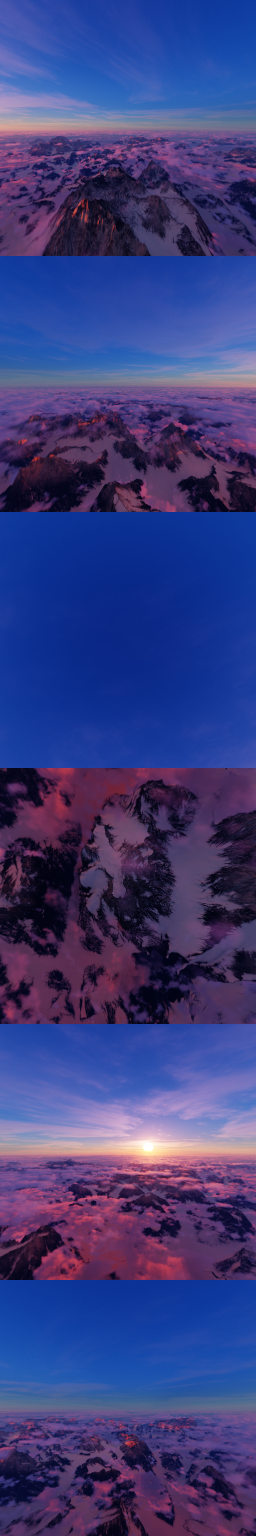
#> input picture assets/environment_maps/skybox.png, 512 x 3072 px (shown at 1/2 size)
$ python equirect_to_cubemap.py ../assets/environment_maps/skybox.png out.png 100
#> lines starting #> are read from the running program, lines starting #| are printed output that depends on the picture
#> in main, equirect is the input picture: shape (3072, 512, 3); mean B, G, R 124.6, 61.4, 59.3
#|   Equirectangular shape: (3072, 512, 3), range: [1.000, 255.000]
"""Convert an equirectangular HDR image to a vertical-strip cubemap PNG.

Output: W×6W image with faces stacked top-to-bottom in order:
  +X, -X, +Y, -Y, +Z, -Z  (standard cubemap face order for wgpu/Bevy).

Usage:
  uv run python tools/equirect_to_cubemap.py INPUT.hdr OUTPUT.png [FACE_SIZE]
"""

import sys
import numpy as np
from pathlib import Path

import cv2


def equirect_to_cubemap(equirect: np.ndarray, face_size: int) -> np.ndarray:
    """Convert equirectangular image to 6-face vertical strip."""
#> called with face_size = 100
    h, w, c = equirect.shape
#> h = 3072; w = 512; c = 3

    # Generate UV grid for one face [0, face_size) -> [-1, 1]
    u = np.linspace(-1, 1, face_size, dtype=np.float32)
    v = np.linspace(-1, 1, face_size, dtype=np.float32)
    uu, vv = np.meshgrid(u, v)

    faces = []
    # Face definitions: each gives (x, y, z) from (uu, vv)
    # +X, -X, +Y, -Y, +Z, -Z
    face_transforms = [
        lambda u, v: ( np.ones_like(u), -v, -u),  # +X (right)
        lambda u, v: (-np.ones_like(u), -v,  u),  # -X (left)
        lambda u, v: ( u,  np.ones_like(u),  v),  # +Y (top)
        lambda u, v: ( u, -np.ones_like(u), -v),  # -Y (bottom)
        lambda u, v: ( u, -v,  np.ones_like(u)),   # +Z (front)
        lambda u, v: (-u, -v, -np.ones_like(u)),   # -Z (back)
    ]

    for transform in face_transforms:
        x, y, z = transform(uu, vv)
        # Spherical coordinates
        r = np.sqrt(x**2 + y**2 + z**2)
        theta = np.arccos(np.clip(y / r, -1, 1))  # polar angle from +Y
        phi = np.arctan2(x, z)                     # azimuth

        # Map to equirectangular UV
        eq_u = (phi / (2 * np.pi) + 0.5) * (w - 1)
        eq_v = (theta / np.pi) * (h - 1)

        # Bilinear sample
        eq_u = np.clip(eq_u, 0, w - 1)
        eq_v = np.clip(eq_v, 0, h - 1)

        u0 = np.floor(eq_u).astype(np.int32)
        v0 = np.floor(eq_v).astype(np.int32)
        u1 = np.minimum(u0 + 1, w - 1)
        v1 = np.minimum(v0 + 1, h - 1)

        fu = (eq_u - u0).astype(np.float32)
        fv = (eq_v - v0).astype(np.float32)

        fu = fu[:, :, np.newaxis]
        fv = fv[:, :, np.newaxis]

        face = (
            equirect[v0, u0] * (1 - fu) * (1 - fv) +
            equirect[v0, u1] * fu * (1 - fv) +
            equirect[v1, u0] * (1 - fu) * fv +
            equirect[v1, u1] * fu * fv
        )
        faces.append(face)
#> this loop made 6 passes
#> pass 1, in equirect_to_cubemap, `face = ( equirect[v0, u0] * (1 - fu) * (1 - fv) + equirect[v0, u1] * f..`:
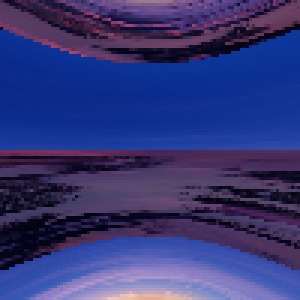
#> face: shape (100, 100, 3) float32 (shown 3 times larger); mean R, G, B 52.8, 55.6, 119.6
#> after the loop:
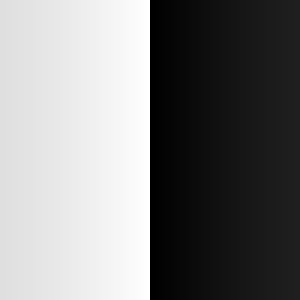
#> eq_u: shape (100, 100) float32 (shown 3 times larger); min 0.821, max 510.2, mean 255.5; drawn with min black and max white
#> after the loop:
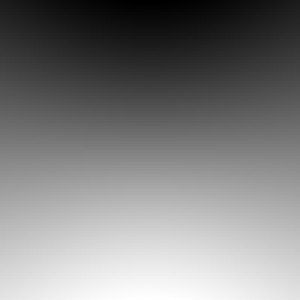
#> eq_v: shape (100, 100) float32 (shown 3 times larger); min 767.8, max 2303.2, mean 1535.5; drawn with min black and max white
#> after the loop:
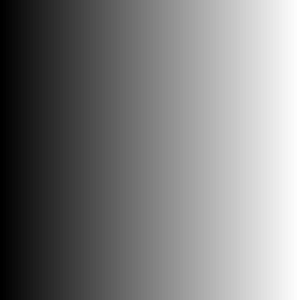
#> uu: shape (100, 100) float32 (shown 3 times larger); min -1, max 1, mean -2.1e-09; drawn with min black and max white
#> after the loop:
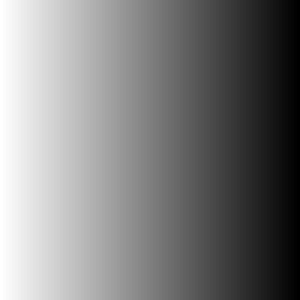
#> x: shape (100, 100) float32 (shown 3 times larger); min -1, max 1, mean 2.1e-09; drawn with min black and max white
#> after the loop, faces = 6 items

    return np.concatenate(faces, axis=0)  # Stack vertically: 6*face_size x face_size
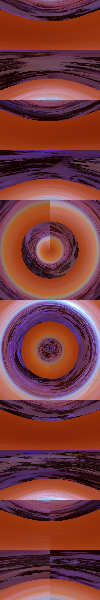
#> returned value: shape (600, 100, 3) float32; mean of channels 0, 1, 2 62.6, 61.8, 123.2; drawn with min black and max white
#|   Cubemap strip shape: (600, 100, 3)


def tonemap_aces(hdr: np.ndarray) -> np.ndarray:
    """Simple ACES filmic tonemap for HDR -> LDR conversion."""
    a = 2.51
    b = 0.03
    c = 2.43
    d = 0.59
    e = 0.14
    x = hdr
#> x: shape (600, 100, 3) float32
    mapped = (x * (a * x + b)) / (x * (c * x + d) + e)
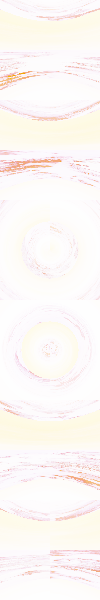
#> mapped: shape (600, 100, 3) float32; mean of channels 0, 1, 2 1.03, 1.03, 1.03; drawn with min black and max white
    return np.clip(mapped, 0, 1)


def main():
    if len(sys.argv) < 3:
        print(f"Usage: {sys.argv[0]} INPUT.hdr OUTPUT.png [FACE_SIZE]")
        sys.exit(1)

    input_path = sys.argv[1]
    output_path = sys.argv[2]
    face_size = int(sys.argv[3]) if len(sys.argv) > 3 else 512

    print(f"Loading {input_path}...")
    equirect = cv2.imread(input_path, cv2.IMREAD_ANYDEPTH | cv2.IMREAD_ANYCOLOR)
    equirect = cv2.cvtColor(equirect, cv2.COLOR_BGR2RGB).astype(np.float32)
    print(f"  Equirectangular shape: {equirect.shape}, range: [{equirect.min():.3f}, {equirect.max():.3f}]")

    print(f"Converting to cubemap (face_size={face_size})...")
    cubemap = equirect_to_cubemap(equirect, face_size)
    print(f"  Cubemap strip shape: {cubemap.shape}")

    ext = Path(output_path).suffix.lower()
    if ext == ".png":
        # Tonemap HDR to LDR for PNG
        exposure = 2.0  # Boost night sky brightness
        ldr = tonemap_aces(cubemap * exposure)
        out = cv2.cvtColor((ldr * 255).astype(np.uint8), cv2.COLOR_RGB2BGR)
        cv2.imwrite(output_path, out)
    elif ext in (".hdr", ".exr"):
        out = cv2.cvtColor(cubemap, cv2.COLOR_RGB2BGR)
        cv2.imwrite(output_path, out)
    else:
        print(f"Unknown output format: {ext}")
        sys.exit(1)

    print(f"Saved {output_path}")


if __name__ == "__main__":
    main()
